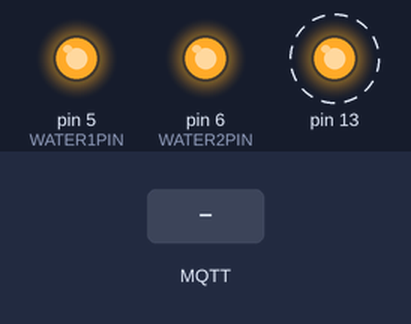
A sketch run on a simulated Arduino Uno, built with avr-gcc and run on an emulated ATmega328P. On the bench: output pins drawn as LEDs (lit = HIGH). Dashed ring = blinking. The inputs (shaded band) are chosen by the test bench. WiFi joins after 1.5 s; servers stay silent unless stated; no MQTT or app messages arrive unless stated.

Above: at 4.2 s.
4.3 s: MQTT message "5" arrives on the first subscribed topic
At 16.8 s:
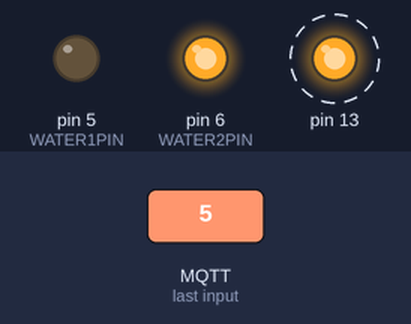
19.5 s: MQTT message "5" arrives on the second subscribed topic
At 20.8 s:
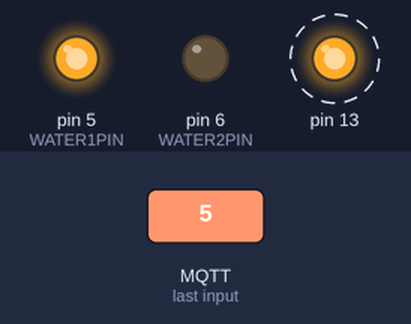
23.5 s: MQTT message "0" arrives on the second subscribed topic
At 25.8 s:
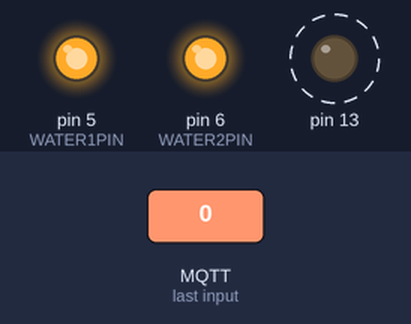
Timing chart, 0 to 35.5 s (numbered marks = the images above; inputs shaded):
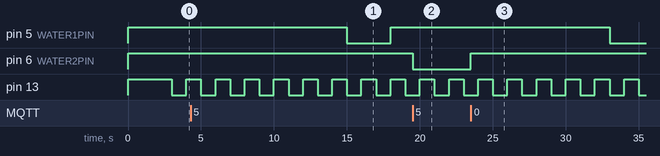

The sketch:

kotlownia.ino
```cpp
#include <SPI.h>
#include <Ethernet.h>
#include <PubSubClient.h>
#include "DHT.h"

// ethernet interface mac address, must be unique on the LAN
static byte mac[] = { 0x74,0x69,0x69,0x2D,0x31,0x10 };
IPAddress server(192, 168, 1, 10);
EthernetClient ethClient;
PubSubClient client(ethClient);

#define SERIAL 0
#define STATIC 0 // set to 1 to disable DHCP (adjust myip/gwip values below)home/gabinet

#define DHTPIN 0
#define DHTTYPE DHT22
DHT dht(DHTPIN, DHTTYPE);

#define WATER1PIN 5
int water1 = 0;
int switchWater1 = 0;
int water1activeOutput = 1;
int water1setOutput = 1;
unsigned long water1switchTime = 0;

#define WATER2PIN 6
int water2 = 0;

unsigned long loopTime = 0;
unsigned long lastReply = 0;
unsigned long lastReconnectAttempt = 0;

void setup () {
  Serial.begin(9600);
  pinMode(13, OUTPUT);
  digitalWrite(13, HIGH);

  pinMode(WATER1PIN, OUTPUT);
  digitalWrite(WATER1PIN, HIGH);
  pinMode(WATER2PIN, OUTPUT);
  digitalWrite(WATER2PIN, HIGH);

  client.setServer(server, 1883);
  client.setCallback(callback);

  Ethernet.begin(mac);
  delay(1500);
}

void callback(char* topic, byte* payload, unsigned int length) {
  String topicStr = String(topic);

  if (topicStr == "home/kotlownia/water1/set") {
    if (water1activeOutput == water1setOutput) {
    if ((char)payload[0] == '0') {
      turnOffWater1Active();
    } else {
      water1setOutput = payload[0]-'0';
      switchWater1 = 1;
    }
    }
  } else if (topicStr == "home/kotlownia/water2/set") {
    if ((char)payload[0] == '0') {
      turnOffWater2();
    } else {
      turnOnWater2();
    }
  }
}

boolean reconnect() {
  if (client.connect("kotlownia")) {
    publishFloat("home/kotlownia/water1", water1 ? water1activeOutput : 0);
    publishFloat("home/kotlownia/water2", water2);
    client.subscribe("home/kotlownia/water1/set");
    client.subscribe("home/kotlownia/water2/set");
  }
  return client.connected();
}

void loop () {
  unsigned long tLoopTime = micros();

  if (!client.connected()) {
    if ((millis() - lastReconnectAttempt) > 10000) {
      lastReconnectAttempt = millis();
      if (reconnect()) {
        lastReconnectAttempt = 0;
      }
    }
  } else {
    client.loop();
  }

  water1OutputChanger();

  Ethernet.maintain();

  if (((int)(millis() / 1000) % 2) == 0) {
    digitalWrite(13, HIGH);
  } else {
    digitalWrite(13, LOW);
  }

  loopTime = micros() - tLoopTime;
}

void turnOnWater1() {
  water1 = 1;
  digitalWrite(WATER1PIN, LOW);
  publishFloat("home/kotlownia/water1", water1activeOutput);
}

void turnOnWater2() {
  water2 = 1;
  digitalWrite(WATER2PIN, LOW);
  publishFloat("home/kotlownia/water2", water2);
}

void turnOffWater1() {
  water1 = 0;
  digitalWrite(WATER1PIN, HIGH);
  if (water1activeOutput == 5) {
    water1activeOutput = 1;
  } else {
    water1activeOutput += 1;
  }
  publishFloat("home/kotlownia/water1", 0);
}

void turnOffWater2() {
  water2 = 0;
  digitalWrite(WATER2PIN, HIGH);
  publishFloat("home/kotlownia/water2", 0);
}

void turnOffWater1Active() {
  water1 = 0;
  digitalWrite(WATER1PIN, HIGH);
  if (water1activeOutput == 5) {
    water1activeOutput = 1;
  } else {
    water1activeOutput += 1;
  }
  water1setOutput = water1activeOutput;
  publishFloat("home/kotlownia/water1", 0);
}

void water1OutputChanger()
{
  if (water1activeOutput != water1setOutput) {
      if (((millis() - water1switchTime) > 15000) && water1 == 0) {
        turnOnWater1();
        water1switchTime = millis();
      } else if (((millis() - water1switchTime) > 3000) && water1 == 1) { {
        turnOffWater1();
        water1switchTime = millis();
      }
    }
    switchWater1 = 1;
  } else {
    if (water1 == 0 && switchWater1 == 1 && ((millis() - water1switchTime) > 15000)) {
      turnOnWater1();
      switchWater1 = 0;
    }
  }
}

void publishFloat(char* topic, float val)
{
  if (client.connected()) {
    char str[16];
    itoa(val, str, 10);
    client.publish(topic, str);
  }
}
```

Measured:
- after the input at 4.3 s, pin 5 (WATER1PIN): HIGH → LOW after 10.7 s, → HIGH 3.0 s later
- after the input at 19.5 s, pin 6 (WATER2PIN): HIGH → LOW at once
- after the input at 23.5 s, pin 6 (WATER2PIN): LOW → HIGH at once
- by itself, pin 13: alternates HIGH for 1.0 s and LOW for 1.0 s
